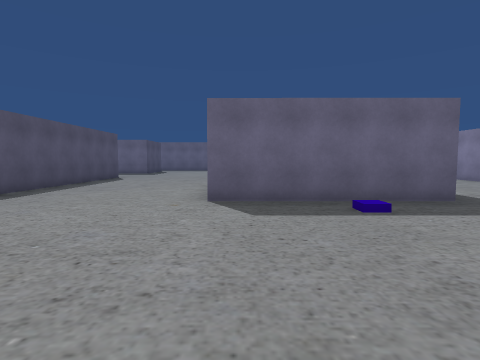
[1] (above)

24 first-person views from a walk through a Unity game level. The camera is 1.5 m above the floor, tilts 4° down and sees 80° across. The floor is counted in squares, 2 m on a side. Each view is taken from the middle of a square. On the plan, view 1 faces up. The plan holds only what a view shows up to about 10 squares ahead; the rest is blank. The place goes on beyond the plan. The player character is not drawn.

[2]
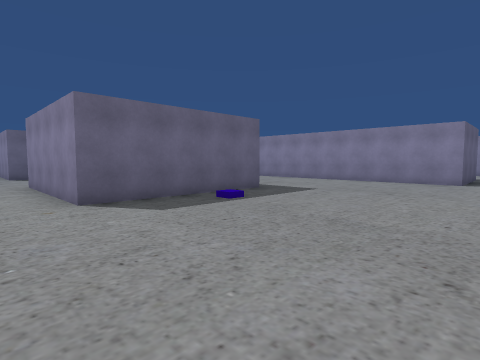

[3]
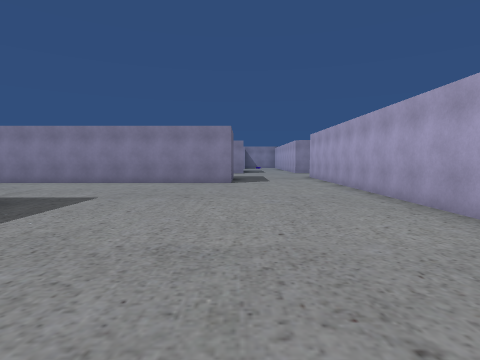

[4]
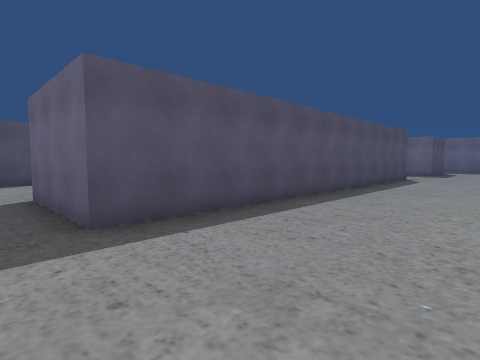

[5]
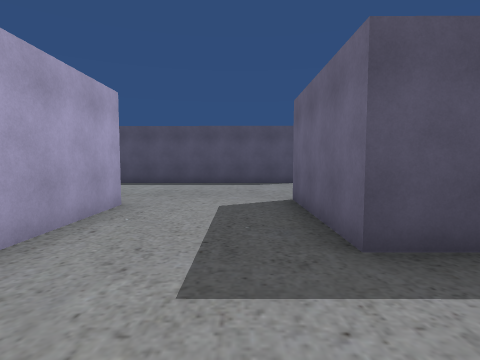

[6]
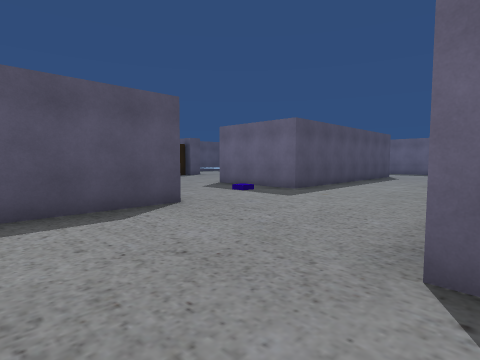

[7]
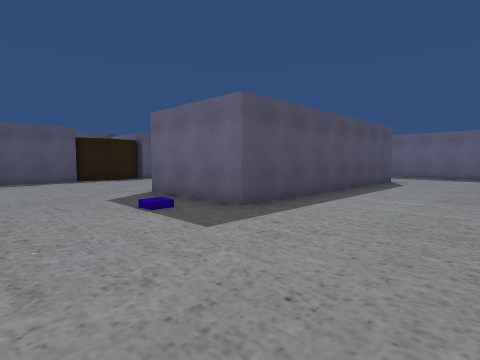

[8]
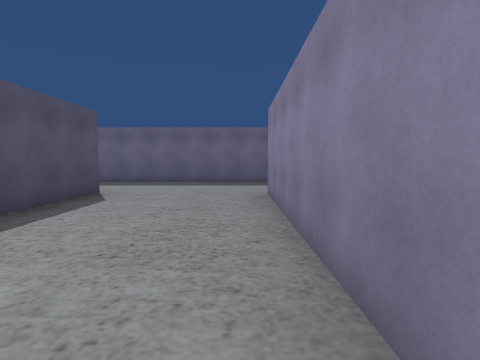

[9]
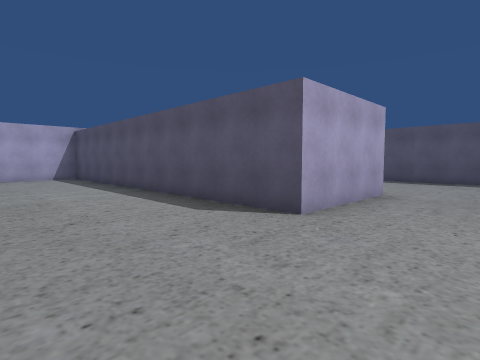

[10]
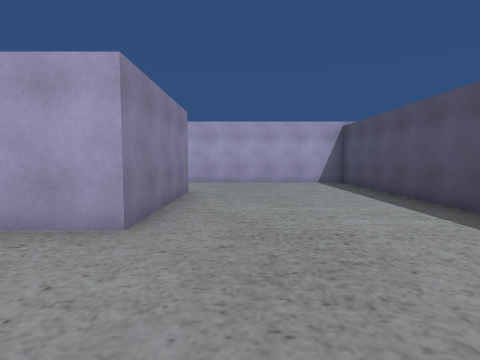

[11]
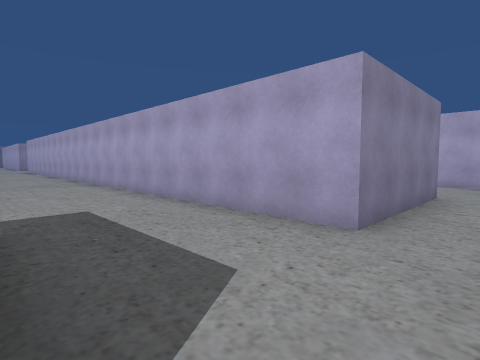

[12]
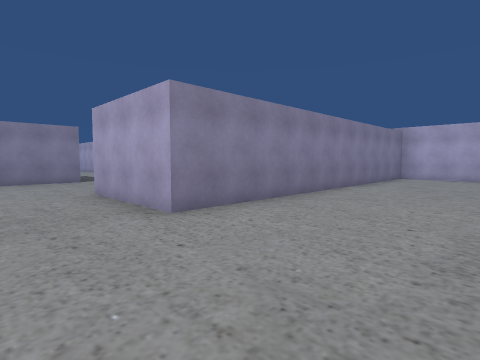

[13]
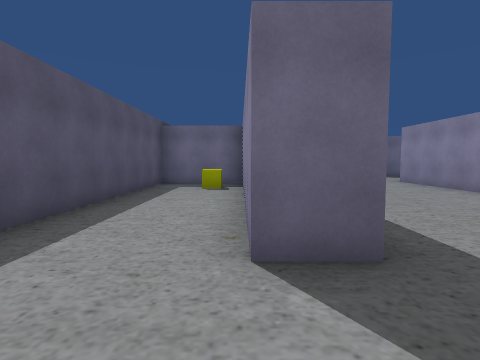

[14]
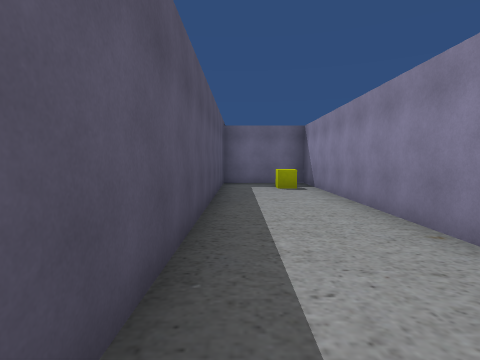

[15]
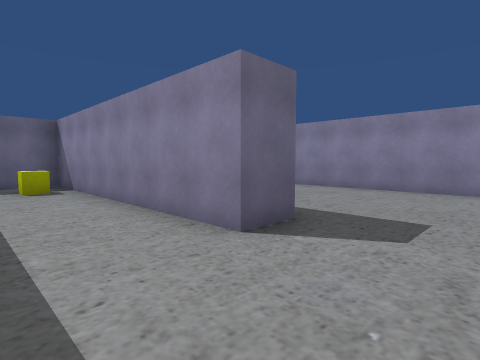

[16]
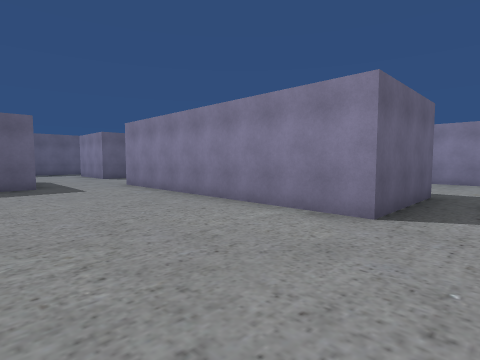

[17]
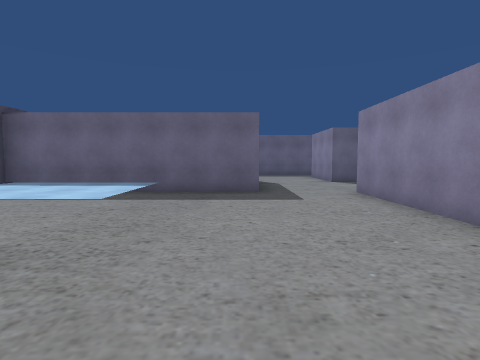

[18]
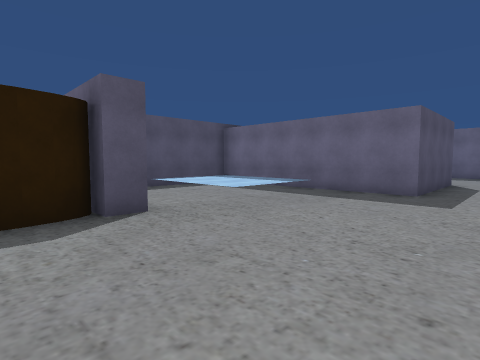

[19]
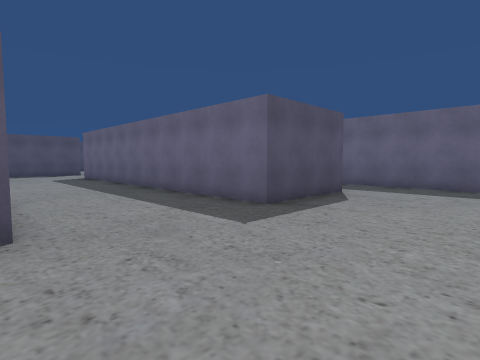

[20]
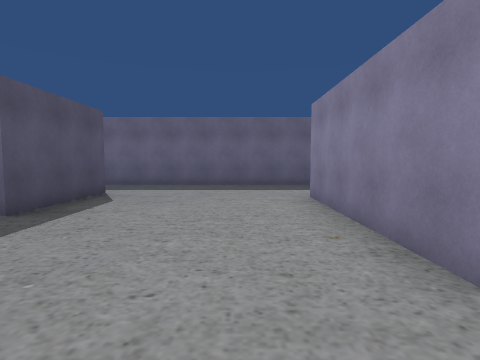

[21]
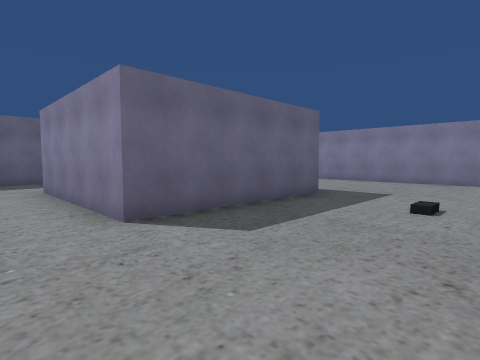

[22]
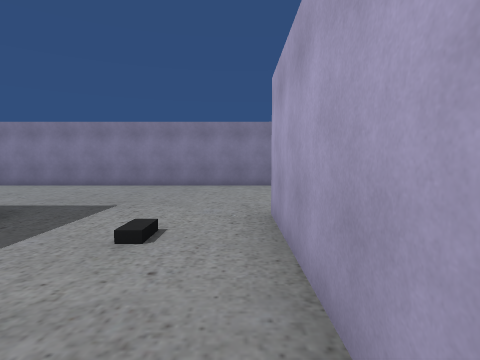

[23]
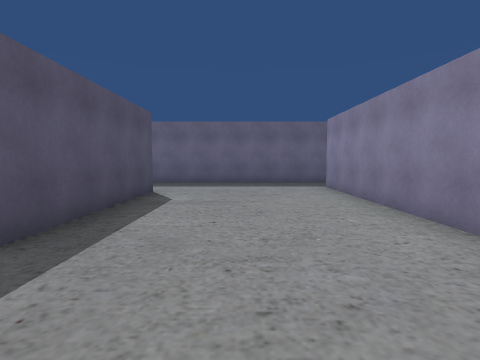

[24]
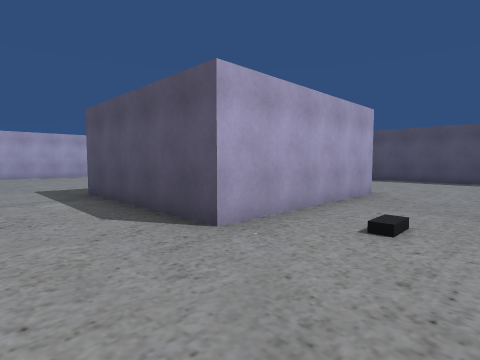

### Floor plan
Points are (right, up) in squares from view 1. A wall is a line through its corners. A room is listed if a view was taken in it or the views show most of it. See-through windows are left out.
Room 1 (views 1, 2, 3, 4, 5, 6, 7, 8, 9, 10, 11, 12, 16, 17, 18, 19, 20, 21, 22, 23, 24)
walls: (-0.6, 5.2) (-0.6, 9.6) (3.9, 9.6) (3.9, 5.2) (-0.6, 5.2); (-8.4, 4.8) (-8.4, 12.3); (-5.2, 12.5) (-5.3, 1) (-8.4, 1) (-8.4, 3.1); (3.9, 17.8) (3.9, 13.4) (-0.6, 13.4) (-0.6, 17.8); (10.9, 1.2) (8.3, 1.2) (8.4, 18.9); (-12.3, 12.7) (-12.3, 5.2) (-15.3, 5.2) (-15.3, 12.6); (-5.2, 18.6) (-5.2, 15.8) (-14.9, 15.8); (-7.8, -5.8) (-7.8, -2) (9, -2); (0.1, 20.6) (-6.1, 20.6); (9, 20.6) (3, 20.6); (-19.9, 6.6) (-19.9, 0.8); (-19.9, 8) (-19.9, 7.4); (-20, 6.9) (-19.9, 6.4); (-17.5, 16.5) (-17.5, 12.7) (-23.5, 12.7) (-23.5, 9.8); (-15.5, -7.4) (-15.5, 1.9) (-12.3, 1.8) (-12.4, -8.5) (-7.2, -8.5); (-18, -8.5) (-17.2, -8.5)
ways out: opening at (-20.5, -7.5) to room 2; opening at (-16.5, 16)
objects: block (-13, 4); block (2, 4); block (3, 11)
Room 2 (views 13, 14, 15)
walls: (-19.9, -5.9) (-20.9, -5.9) (-20.9, 1.3) (-23.5, 1.3) (-23.5, -7.5)
ways out: opening at (-20.5, -7.5) to room 1
objects: yellow cube (-22, 0)

Positions as (right, up) in squares from view 1, and headings:
1: (0, 0), facing up
2: (-2, 0), facing up-right
3: (-1, 1), facing right
4: (-2, 0), facing up-left
5: (-3, 0), facing left
6: (-8, -1), facing up-left
7: (-9, 2), facing up-left
8: (-9, 6), facing up
9: (-9, 4), facing down-left
10: (-9, 1), facing down
11: (-9, 1), facing down-right
12: (-19, 4), facing down-right
13: (-21, -8), facing up
14: (-23, -8), facing up
15: (-23, -8), facing up-right
16: (-19, 4), facing up-right
17: (-18, 6), facing up
18: (-16, 6), facing up-left
19: (-2, 12), facing up-left
20: (-2, 12), facing up
21: (-2, 10), facing up-right
22: (0, 10), facing right
23: (6, 11), facing up
24: (6, 12), facing down-left
